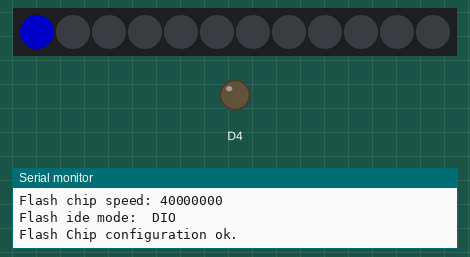
This program was run on a simulated ESP8266 (Wemos D1 mini). On the bench: 12 RGB LEDs in strip order, left to right, output pins drawn as LEDs (lit = HIGH), the last lines printed to the serial monitor. Dim RGB values are drawn brighter than linear; WiFi joins after 1.5 s; servers stay silent unless stated; the local clock reads 2024-03-15 10:24:30 at power-on unless the program sets it; not simulated (calls return 0 or success): Private.h.

Above: at 3.3 s.
At 20.99 s:
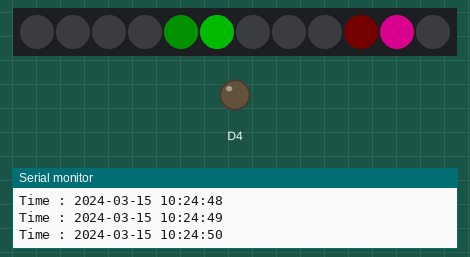
At 30.27 s:
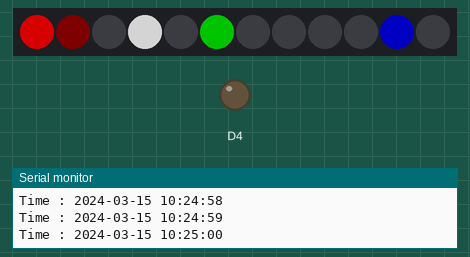
At 39.2 s:
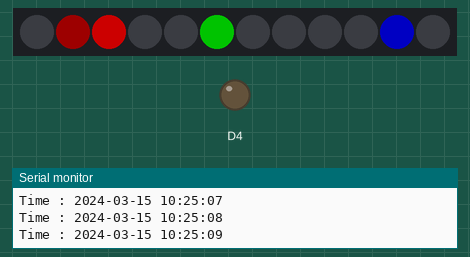
Timing chart, 0 to 40.0 s (numbered marks = the images above):
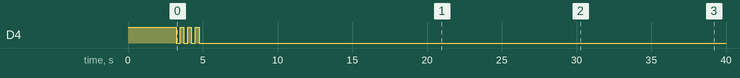

The program:

main.cpp
```cpp
#include <Arduino.h>
#include <time.h>
#include <ESP8266WiFi.h>
#include <Utils.hpp>
#include <Private.h>
#include <Adafruit_NeoPixel.h>

#define PIN D7
#define NUMPIXELS 12

#define TIMEZONE "CET-1CEST-2,M3.5.0/02:00:00,M10.5.0/03:00:00"
#define NTP_SERVER1 "ptbtime1.ptb.de"
#define NTP_SERVER2 "ptbtime2.ptb.de"
#define NTP_SERVER3 "de.pool.ntp.org"

#define APP_NAME "NeoPixel12Clock"
#define APP_VERSION "0.1.6"
#define APP_AUTHOR "Dr. Thorsten Ludewig <t.ludewig@gmail.com>"

time_t now;
struct tm appTimeinfo;
char appDateTimeBuffer[32];

Adafruit_NeoPixel pixels = Adafruit_NeoPixel(NUMPIXELS, PIN, NEO_GRB + NEO_KHZ800);

uint8 pixelBuffer[NUMPIXELS][3];

void clearPixels()
{
  for (int i = 0; i < NUMPIXELS; i++)
  {
    pixelBuffer[i][0] = pixelBuffer[i][1] = pixelBuffer[i][2] = 0;
  }
}

const char *appDateTime()
{
  time_t now = time(nullptr);
  localtime_r(&now, &appTimeinfo);
  sprintf(appDateTimeBuffer, "%4d-%02hd-%02hd %02hd:%02hd:%02hd", appTimeinfo.tm_year + 1900, appTimeinfo.tm_mon + 1,
          appTimeinfo.tm_mday, appTimeinfo.tm_hour, appTimeinfo.tm_min, appTimeinfo.tm_sec);
  return appDateTimeBuffer;
}

void showPixels(int delayInMillis)
{
  for (int i = 0; i < NUMPIXELS; i++)
  {
    pixels.setPixelColor(i, pixelBuffer[i][0], pixelBuffer[i][1], pixelBuffer[i][2]);
  }

  pixels.show();

  if (delayInMillis > 0)
  {
    yield();
    delay(delayInMillis);
  }
}

void setup()
{
  int bootdevice = getBootDevice();
  pinMode(BOARD_LED_PIN, OUTPUT);
  digitalWrite(BOARD_LED_PIN, 1 ^ BOARD_LED_ON);
  pixels.begin();
  clearPixels();
  showPixels(0);
  Serial.begin(115200);
  delay(3000);
  Serial.println();
  Serial.println();
  Serial.println(F(APP_NAME ", Version " APP_VERSION ", by " APP_AUTHOR));
  Serial.println("Build date: " __DATE__ " " __TIME__);
  Serial.print("Framework full version=");
  Serial.println(ESP.getFullVersion());
  Serial.println("PIOENV=" PIOENV ", PIOPLATFORM=" PIOPLATFORM ", PIOFRAMEWORK=" PIOFRAMEWORK);
  Serial.printf("boot device=%d\n", bootdevice);

  if (bootdevice == 1)
  {
    Serial.println("\nThis sketch has just been uploaded over the UART.");
    Serial.println("The ESP8266 will freeze on the first restart.");
    Serial.println("Press the reset button or power cycle the ESP");
    Serial.println("and operation will be resumed thereafter.");
  }

  Serial.println();
  Serial.println();
  showChipInfo();

  WiFi.persistent(false);
  WiFi.disconnect(true);
  delay(200);
  WiFi.mode(WIFI_STA);
  WiFi.setSleepMode(WIFI_NONE_SLEEP);
  WiFi.setAutoReconnect(true);
  WiFi.begin(WIFI_SSID, WIFI_PASS);

  int i = 0;
  while (WiFi.status() != WL_CONNECTED)
  {
    digitalWrite(BOARD_LED_PIN, 1 ^ digitalRead(BOARD_LED_PIN));
    clearPixels();
    pixelBuffer[i++][2] = 100;
    i %= NUMPIXELS;
    showPixels(250);
    Serial.print(".");
  }

  Serial.println("\n\nWiFi connected to : " WIFI_SSID);
  Serial.printf("WiFi Channel      : %d\n", WiFi.channel());

  Serial.printf("WiFi Hostname     : %s\n", WiFi.hostname().c_str());
  Serial.print("WiFi IP-Address   : ");
  Serial.println(WiFi.localIP());
  Serial.print("WiFi Gateway-IP   : ");
  Serial.println(WiFi.gatewayIP());
  Serial.print("WiFi Subnetmask   : ");
  Serial.println(WiFi.subnetMask());
  Serial.print("WiFi DNS Server   : ");
  Serial.println(WiFi.dnsIP());
  Serial.println();

  configTime(TIMEZONE, NTP_SERVER1, NTP_SERVER2, NTP_SERVER3);

  i = 0;
  while ((now = time(nullptr)) < 1550922262)
  {
    digitalWrite(BOARD_LED_PIN, 1 ^ digitalRead(BOARD_LED_PIN));
    clearPixels();
    pixelBuffer[i++][1] = 100;
    i %= NUMPIXELS;
    showPixels(250);
  }

  Serial.printf("Time              : %s\n", appDateTime());
  Serial.print("Timezone          : ");
  Serial.println(getenv("TZ"));

  digitalWrite(BOARD_LED_PIN, BOARD_LED_ON);

  Serial.println();
}

void setPixelBase(int base, int index, int maxColor, int value)
{
  value %= base;

  int basePixel = value / (base / NUMPIXELS);
  int nextPixel = basePixel + 1;
  nextPixel %= NUMPIXELS;

  float basePixelValue = maxColor;
  float nextPixelValue = ((float)value) / (((float)base) / ((float)NUMPIXELS));

  nextPixelValue -= basePixel;
  nextPixelValue *= maxColor;
  basePixelValue -= nextPixelValue;

  pixelBuffer[basePixel][index] = (uint8)basePixelValue;
  pixelBuffer[nextPixel][index] = (uint8)nextPixelValue;
}

void setHourPixel(tm *tm)
{
  int hourPixel = tm->tm_hour;
  hourPixel %= 12;
  pixelBuffer[hourPixel][2] = 90;
}

void setMinutePixel(tm *tm)
{
  setPixelBase(60, 1, 90, tm->tm_min);
}

void setHourMinutePixel(tm *tm)
{
  clearPixels();
  setMinutePixel(tm);
  setHourPixel(tm);
}

void loop()
{
  now = time(nullptr);
  tm *tm = localtime(&now);

  for (int i = 0; i < 20; i++)
  {
    setHourMinutePixel(tm);
    setPixelBase(1200, 0, 140, (tm->tm_sec * 20) + i);

    if (tm->tm_sec == 0 && i < 12)
    {
      pixelBuffer[i][0] = pixelBuffer[i][1] = pixelBuffer[i][2] = 128;
    }

    showPixels(50);
  }

  Serial.printf("Time : %s\n", appDateTime());
}
```
